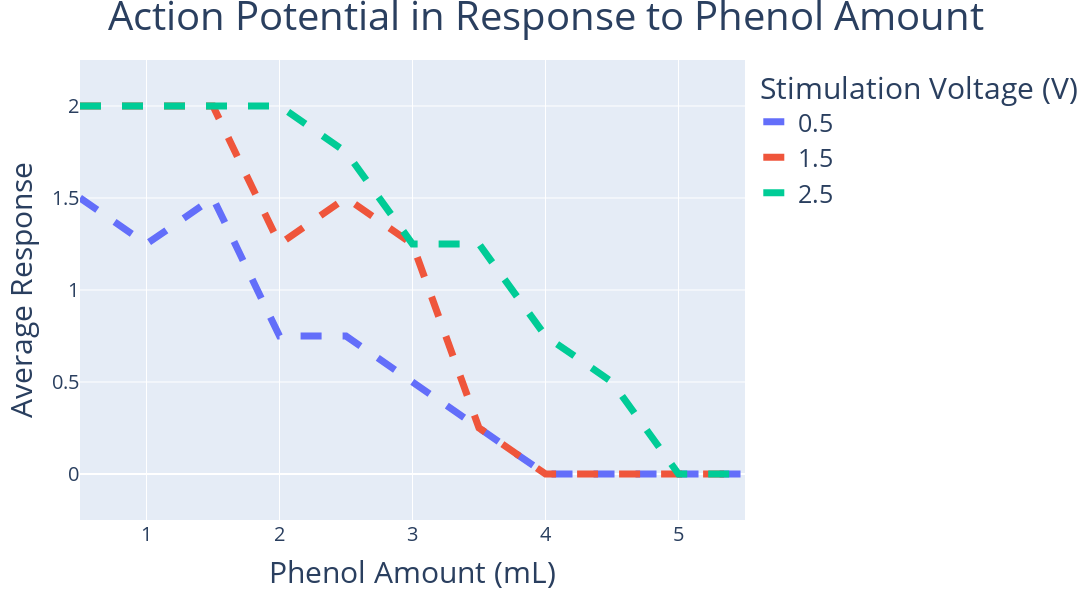
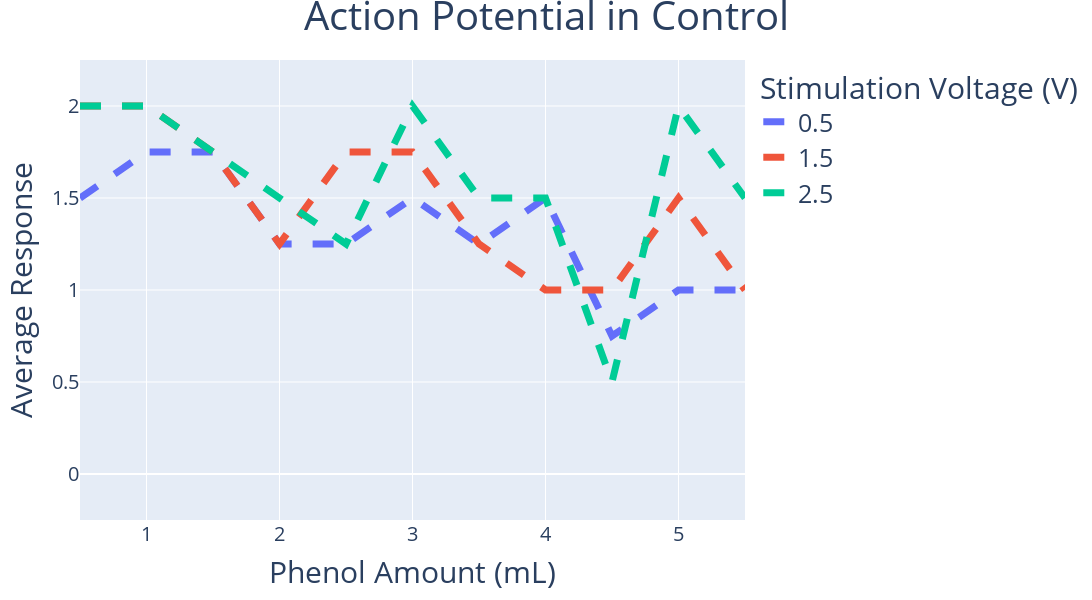

The code cell stored with these charts, in order, in its notebook:
### Code cell
# Averaged dose response curves
def plot_dose_reponse(df, y, title):
    """Plots dose reponse given the signal (y).

    :param df: Response data
    :type df: pandas DataFrame
    :param y: Name of signal column in df
    :type y: str
    :param title: Title for plot image
    :type title: str
    :return: Plot
    :rtype: plotly figure
    """
    fig = px.line(df, x='ml_amount', y=y, color='voltage', width=1200, height=600)
    
    # Format plot
    fig.update_layout(
        title=dict(text=title, x=0.5, font_size=40),
        xaxis=dict(title_text='Phenol Amount (mL)', title_font_size=30, tickfont_size=20),
        yaxis=dict(title_text='Average Response', title_font_size=30, tickfont_size=20),
        legend=dict(title_text='Stimulation Voltage (V)', font_size=25)
    )
    fig.update_traces(
        line=dict(width=7, dash='dash')
    )
    fig.update_yaxes(range=[-0.25, 2.25])  # Set y-axis max and min for consistency
    
    return fig

# Response to phenol
phenol_fig = plot_dose_reponse(df, 'ap', 'Action Potential in Response to Phenol Amount')
phenol_fig.show()

# Control reponse
control_fig = plot_dose_reponse(df, 'control', 'Action Potential in Control')
control_fig.show()

### Figure 1 — Plotly figure (JSON) as saved in the notebook; plotly's stock layout.template omitted (floating-point values rounded to 4 significant figures)
{"data": [{"hovertemplate": "voltage=0.5<br>ml_amount=%{x}<br>ap=%{y}<extra></extra>", "legendgroup": "0.5", "line": {"color": "#636efa", "dash": "dash", "width": 7}, "marker": {"symbol": "circle"}, "mode": "lines", "name": "0.5", "orientation": "v", "showlegend": true, "type": "scatter", "x": [0.5, 1, 1.5, 2, 2.5, 3, 3.5, 4, 4.5, 5, 5.5], "xaxis": "x", "y": [1.5, 1.25, 1.5, 0.75, 0.75, 0.5, 0.25, 0, 0, 0, 0], "yaxis": "y"}, {"hovertemplate": "voltage=1.5<br>ml_amount=%{x}<br>ap=%{y}<extra></extra>", "legendgroup": "1.5", "line": {"color": "#EF553B", "dash": "dash", "width": 7}, "marker": {"symbol": "circle"}, "mode": "lines", "name": "1.5", "orientation": "v", "showlegend": true, "type": "scatter", "x": [0.5, 1, 1.5, 2, 2.5, 3, 3.5, 4, 4.5, 5, 5.5], "xaxis": "x", "y": [2, 2, 2, 1.25, 1.5, 1.25, 0.25, 0, 0, 0, 0], "yaxis": "y"}, {"hovertemplate": "voltage=2.5<br>ml_amount=%{x}<br>ap=%{y}<extra></extra>", "legendgroup": "2.5", "line": {"color": "#00cc96", "dash": "dash", "width": 7}, "marker": {"symbol": "circle"}, "mode": "lines", "name": "2.5", "orientation": "v", "showlegend": true, "type": "scatter", "x": [0.5, 1, 1.5, 2, 2.5, 3, 3.5, 4, 4.5, 5, 5.5], "xaxis": "x", "y": [2, 2, 2, 2, 1.75, 1.25, 1.25, 0.75, 0.5, 0, 0], "yaxis": "y"}], "layout": {"height": 600, "legend": {"font": {"size": 25}, "title": {"text": "Stimulation Voltage (V)"}, "tracegroupgap": 0}, "margin": {"t": 60}, "title": {"font": {"size": 40}, "text": "Action Potential in Response to Phenol Amount", "x": 0.5}, "width": 1200, "xaxis": {"anchor": "y", "domain": [0, 1], "tickfont": {"size": 20}, "title": {"font": {"size": 30}, "text": "Phenol Amount (mL)"}}, "yaxis": {"anchor": "x", "domain": [0, 1], "range": [-0.25, 2.25], "tickfont": {"size": 20}, "title": {"font": {"size": 30}, "text": "Average Response"}}}}

### Figure 2 — Plotly figure (JSON) as saved in the notebook; plotly's stock layout.template omitted (floating-point values rounded to 4 significant figures)
{"data": [{"hovertemplate": "voltage=0.5<br>ml_amount=%{x}<br>control=%{y}<extra></extra>", "legendgroup": "0.5", "line": {"color": "#636efa", "dash": "dash", "width": 7}, "marker": {"symbol": "circle"}, "mode": "lines", "name": "0.5", "orientation": "v", "showlegend": true, "type": "scatter", "x": [0.5, 1, 1.5, 2, 2.5, 3, 3.5, 4, 4.5, 5, 5.5], "xaxis": "x", "y": [1.5, 1.75, 1.75, 1.25, 1.25, 1.5, 1.25, 1.5, 0.75, 1, 1], "yaxis": "y"}, {"hovertemplate": "voltage=1.5<br>ml_amount=%{x}<br>control=%{y}<extra></extra>", "legendgroup": "1.5", "line": {"color": "#EF553B", "dash": "dash", "width": 7}, "marker": {"symbol": "circle"}, "mode": "lines", "name": "1.5", "orientation": "v", "showlegend": true, "type": "scatter", "x": [0.5, 1, 1.5, 2, 2.5, 3, 3.5, 4, 4.5, 5, 5.5], "xaxis": "x", "y": [2, 2, 1.75, 1.25, 1.75, 1.75, 1.25, 1, 1, 1.5, 1], "yaxis": "y"}, {"hovertemplate": "voltage=2.5<br>ml_amount=%{x}<br>control=%{y}<extra></extra>", "legendgroup": "2.5", "line": {"color": "#00cc96", "dash": "dash", "width": 7}, "marker": {"symbol": "circle"}, "mode": "lines", "name": "2.5", "orientation": "v", "showlegend": true, "type": "scatter", "x": [0.5, 1, 1.5, 2, 2.5, 3, 3.5, 4, 4.5, 5, 5.5], "xaxis": "x", "y": [2, 2, 1.75, 1.5, 1.25, 2, 1.5, 1.5, 0.5, 2, 1.5], "yaxis": "y"}], "layout": {"height": 600, "legend": {"font": {"size": 25}, "title": {"text": "Stimulation Voltage (V)"}, "tracegroupgap": 0}, "margin": {"t": 60}, "title": {"font": {"size": 40}, "text": "Action Potential in Control", "x": 0.5}, "width": 1200, "xaxis": {"anchor": "y", "domain": [0, 1], "tickfont": {"size": 20}, "title": {"font": {"size": 30}, "text": "Phenol Amount (mL)"}}, "yaxis": {"anchor": "x", "domain": [0, 1], "range": [-0.25, 2.25], "tickfont": {"size": 20}, "title": {"font": {"size": 30}, "text": "Average Response"}}}}
